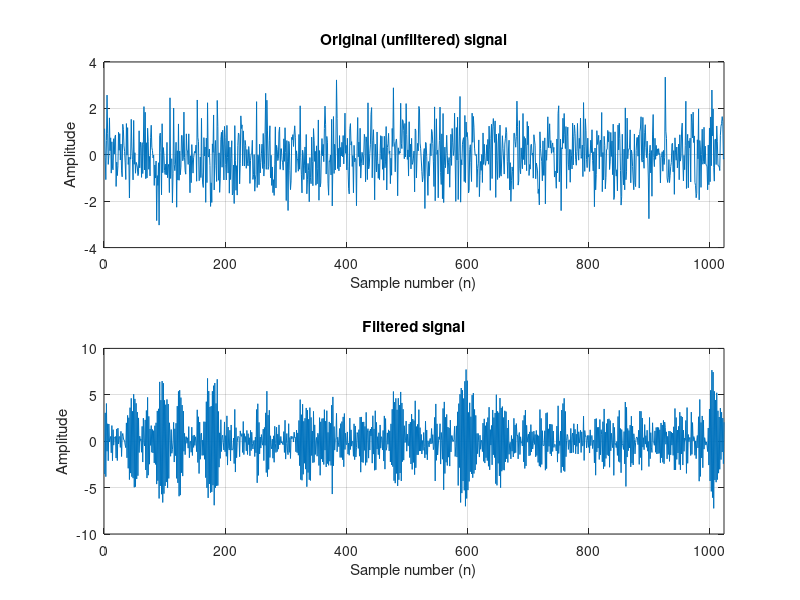

Recreate this plot in MATLAB. (Note: this script raises an error after producing the figure.)
clear all; close all; clc;

x = randn(1,1064);
y = filter(1, [1, 0.9], x);

x = x(41:end);
y = y(41:end);

subplot(2,1,1);
plot(x);
xlim([0 1024])
grid on;
title('Original (unfiltered) signal');
xlabel('Sample number (n)');
ylabel('Amplitude');

subplot(2,1,2);
plot(y);
xlim([0 1024])
grid on;
title('Filtered signal');
xlabel('Sample number (n)');
ylabel('Amplitude');

%% 3.2.1
figure;
[h,w] = freqz([1], [1 0.9], 512);
py = pgm(y);


%% 3.2.4

% figure;
R = xcorr(y, 'unbiased');
% plot(R)

a1 = -R(1025)/R(1024);
var1 = R(1024) + a1*R(1025);

f = w/(2*pi);

% Pesty = (var1)/abs(1+a1*exp(-1i*2*pi*f)).^2;
Pesty = freqz([var1], [1, a1], 512);
% figure;
% plot(w/(2*pi),abs(Pesty).^2, 'r', w/(2*pi), abs(h).^2)
% 
% grid on
% xlabel('Normalised Frequency');
% ylabel('Amplitude');
% legend('Theoretical PSD', 'Modelled PSD', 'Location', 'NorthWest');


%% 3.2.2
subplot(2,1,1);

plot(w/(2*pi),abs(h).^2)
hold on;

plot(w/(2*pi), py(1:512).', 'r');

plot(w/(2*pi),abs(Pesty).^2, 'g');

legend('Theoretical PSD', 'Periodogram', 'Estimated PSD', 'Location', 'NorthWest')
grid on;
xlabel('Normalised Frequency');
ylabel('Amplitude');


%% 3.2.3
subplot(2,1,2)

plot(w/(2*pi),abs(h).^2)
hold on;

plot(w/(2*pi), py(1:512).', 'r');

plot(w/(2*pi),abs(Pesty).^2, 'g');
legend('Theoretical PSD', 'Periodogram', 'Estimated PSD', 'Location', 'NorthWest')
xlim([.4 .5]);
grid on;
xlabel('Normalised Frequency');
ylabel('Amplitude')